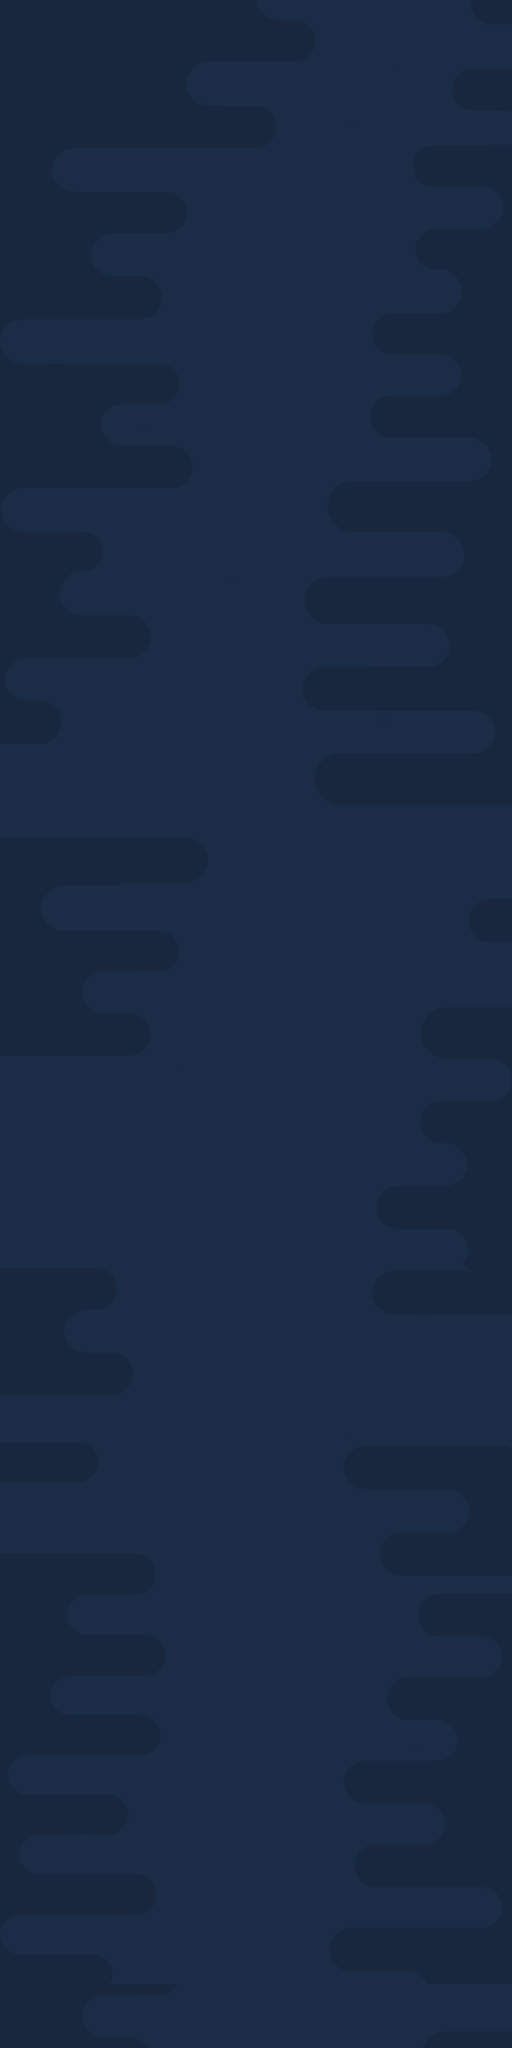

Tiled map render using the project's own tile images. Description and the map definition, with tile-layer contents summarised, below:
An orthogonal 16x64 tile map with 40x40 px tiles, 1 tile layer (scene) and 51 objects (3x pic_star_1, level1, level2, level3, level4, ...).

<map version="1.0" orientation="orthogonal" renderorder="right-down" width="16" height="64" tilewidth="40" tileheight="40" nextobjectid="34">
 <tileset firstgid="1" name="universe_bg" tilewidth="40" tileheight="40">
  <image source="universe_bg.png" width="2048" height="1024" />
 </tileset>
 <layer name="scene" width="16" height="64">
  <data>[1024 cells, 1024 non-empty, 992 distinct tile ids]</data>
 </layer>
 <objectgroup name="layer_level">
  <object name="level1" x="231" y="2365">
   <properties>
    <property name="show" value="1" />
   </properties>
  </object>
  <object name="level2" x="175" y="2243">
   <properties>
    <property name="show" value="1" />
   </properties>
  </object>
  <object name="level3" x="169" y="2120">
   <properties>
    <property name="show" value="1" />
   </properties>
  </object>
  <object name="level4" x="217" y="1998">
   <properties>
    <property name="show" value="1" />
   </properties>
  </object>
  <object name="level5" x="281" y="1876">
   <properties>
    <property name="show" value="1" />
   </properties>
  </object>
  <object name="level6" x="324" y="1753">
   <properties>
    <property name="show" value="1" />
   </properties>
  </object>
  <object name="level7" x="321" y="1631">
   <properties>
    <property name="show" value="1" />
   </properties>
  </object>
  <object name="level8" x="267" y="1509">
   <properties>
    <property name="show" value="1" />
   </properties>
  </object>
  <object name="level9" x="203" y="1386">
   <properties>
    <property name="show" value="1" />
   </properties>
  </object>
  <object name="level10" x="135" y="1264">
   <properties>
    <property name="show" value="1" />
   </properties>
  </object>
  <object name="level11" x="94" y="1142">
   <properties>
    <property name="show" value="1" />
   </properties>
  </object>
  <object name="level12" x="70" y="1020">
   <properties>
    <property name="show" value="1" />
   </properties>
  </object>
  <object name="level13" x="79" y="897">
   <properties>
    <property name="show" value="1" />
   </properties>
  </object>
  <object name="level14" x="115" y="775">
   <properties>
    <property name="show" value="1" />
   </properties>
  </object>
  <object name="level15" x="172" y="653">
   <properties>
    <property name="show" value="1" />
   </properties>
  </object>
  <object name="level16" x="230" y="530">
   <properties>
    <property name="show" value="1" />
   </properties>
  </object>
  <object name="level17" x="281" y="408">
   <properties>
    <property name="show" value="1" />
   </properties>
  </object>
  <object name="level18" x="320" y="286">
   <properties>
    <property name="show" value="1" />
   </properties>
  </object>
  <object name="level19" x="323" y="163">
   <properties>
    <property name="show" value="1" />
   </properties>
  </object>
  <object name="level20" x="300" y="41">
   <properties>
    <property name="show" value="1" />
   </properties>
  </object>
 </objectgroup>
 <objectgroup name="layer_element">
  <object id="23" name="pic_star_1" x="414" y="3" width="217" height="242" />
  <object id="24" name="pic_comet" x="55" y="159" width="275" height="295" />
  <object id="25" name="pic_ufo" x="511" y="517" width="161" height="102" />
  <object id="26" name="pic_bigstar_4" x="-64" y="1446" width="198" height="102" />
  <object id="27" name="pic_bigstar_1" x="409" y="873" width="139" height="139" />
  <object id="28" name="pic_bigstar_2" x="468" y="1539" width="61" height="60" />
  <object id="29" name="pic_rocket" x="102" y="1690" width="126" height="227" />
  <object id="31" name="pic_star_1" x="508" y="1636" width="217" height="242" />
  <object id="32" name="pic_bigstar_3" x="409" y="2198" width="141" height="141" />
  <object id="33" name="pic_star_1" x="-8" y="2262" width="217" height="242" />
 </objectgroup>
  <objectgroup name="layer_line">
  <object name="path_1" x="269" y="2413" />
  <object name="path_2" x="220" y="2290" />
  <object name="path_3" x="209" y="2168" />
  <object name="path_4" x="212" y="2045" />
  <object name="path_5" x="257" y="1922" />
  <object name="path_6" x="322" y="1800" />
  <object name="path_7" x="360" y="1677" />
  <object name="path_8" x="313" y="1555" />
  <object name="path_9" x="244" y="1432" />
  <object name="path_10" x="179" y="1309" />
  <object name="path_11" x="134" y="1187" />
  <object name="path_12" x="114" y="1064" />
  <object name="path_13" x="114" y="941" />
  <object name="path_14" x="122" y="819" />
  <object name="path_15" x="155" y="697" />
  <object name="path_16" x="211" y="575" />
  <object name="path_17" x="273" y="453" />
  <object name="path_18" x="326" y="331" />
  <object name="path_19" x="360" y="209" />
  <object name="path_20" x="336" y="86" />
  <object name="path_21" x="312" y="0" />
 </objectgroup>
</map>
